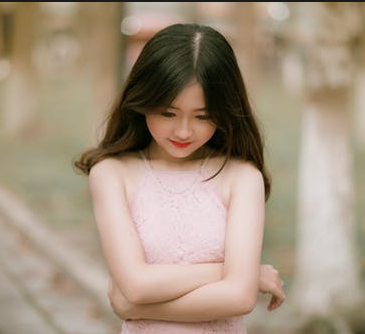
//> input picture project_code/images/test.png, 365 x 334 px
$ ./VC_FANFUHAN_OPENCV018   (built with g++ and OpenCV 4)
//> lines starting //> are read from the running program, lines starting //| are printed output that depends on the picture; after the words box and inside, x2 and y2 are one past the last pixel; in counts of white or black regions, pixels touching at a corner belong together
### project_code/VC_FANFUHAN_OPENCV/VC_FANFUHAN_OPENCV018/stdafx.h
// stdafx.h : 可在此標頭檔中包含標準的系統 Include 檔，
// 或是經常使用卻很少變更的
// 專案專用 Include 檔案
//

#pragma once

#include "targetver.h"

#include <stdio.h>
#include <tchar.h>


// TODO:  在此參考您的程式所需要的其他標頭

### project_code/VC_FANFUHAN_OPENCV/VC_FANFUHAN_OPENCV018/VC_FANFUHAN_OPENCV018.cpp
// VC_FANFUHAN_OPENCV018.cpp : 定義主控台應用程式的進入點。
//
/*
// Debug | x32
通用屬性
| C/C++
|	| 一般
|		| 其他 Include 目錄 -> C:\opencv\build\include
|
| 連結器
| 	|一一般
|		|  其他程式庫目錄 -> C:\opencv\build\x64\vc15\lib
|
| 	|一輸入
|		| 其他相依性 -> opencv_world411d.lib;%(AdditionalDependencies)

// Releas | x64
組態屬性
| C/C++
|	| 一般
|		| 其他 Include 目錄 -> C:\opencv\build\include
|
| 連結器
| 	|一般
|		| 其他程式庫目錄 -> C:\opencv\build\x64\vc15\lib
|
| 	|一輸入
|		| 其他相依性 -> opencv_world411.lib;%(AdditionalDependencies)

*/
#include "stdafx.h"
#include <iostream>
#include <opencv2/opencv.hpp>
#include <opencv2/core/core.hpp>
#include <opencv2/highgui/highgui.hpp>

using namespace std;
using namespace cv;

void showHistogram(InputArray src, cv::String StrTitle);

void pause()
{
	printf("Press Enter key to continue...");
	fgetc(stdin);
}
int main()
{
	Mat src = imread("../../images/test.png");
//> src is the input picture: 334 rows x 365 cols, CV_8UC3; mean B, G, R 128.5, 147.9, 165.4
	if (src.empty())
	{
		cout << "could not load image.." << endl;
		pause();
		return -1;
	}
	else
	{
		imshow("input", src);
		showHistogram(src, "Histogram");
//> in showHistogram, `split(src, bgr_plane);`:
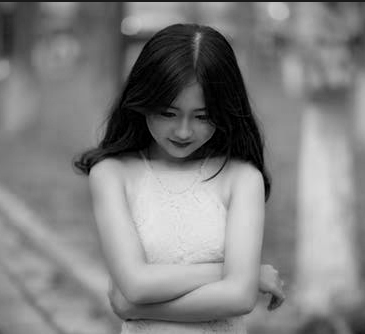
//> bgr_plane[0]: 334 rows x 365 cols, CV_8UC1; min 0, max 233, mean 128.5
//> in showHistogram, `split(src, bgr_plane);`:
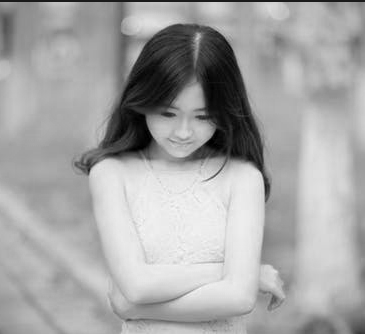
//> bgr_plane[2]: 334 rows x 365 cols, CV_8UC1; min 0, max 253, mean 165.4
//> in showHistogram, `calcHist(&bgr_plane[0], 1, 0, Mat(), b_hist, 1, bins, ranges);`: b_hist = 256 values, max 1590 at index 134, min 0 at index 234, mean 476.2
//> in showHistogram, `calcHist(&bgr_plane[1], 1, 0, Mat(), g_hist, 1, bins, ranges);`: g_hist = 256 values, max 2069 at index 154, min 0 at index 230, mean 476.2
//> in showHistogram, `calcHist(&bgr_plane[2], 1, 0, Mat(), r_hist, 1, bins, ranges);`: r_hist = 256 values, max 2151 at index 175, min 0 at index 249, mean 476.2
//> in showHistogram, `normalize(b_hist, b_hist, 0, histImage.rows, NORM_MINMAX, -1);`: b_hist = 256 values, max 400 at index 134, min 0 at index 234, mean 119.8
//> in showHistogram, `normalize(g_hist, g_hist, 0, histImage.rows, NORM_MINMAX, -1);`: g_hist = 256 values, max 400 at index 154, min 0 at index 230, mean 92.07
//> in showHistogram, `normalize(r_hist, r_hist, 0, histImage.rows, NORM_MINMAX, -1);`: r_hist = 256 values, max 400 at index 175, min 0 at index 249, mean 88.56

		vector<Mat> mv; // mv用于存储图像分离后各通道像素
		split(src, mv);
		Mat B, G, R;
		equalizeHist(mv[0], B);
		equalizeHist(mv[1], G);
		equalizeHist(mv[2], R);
		vector<Mat> combined;
		combined.push_back(B);
		combined.push_back(G);
		combined.push_back(R);
		Mat dst_bgr;
		merge(combined, dst_bgr);
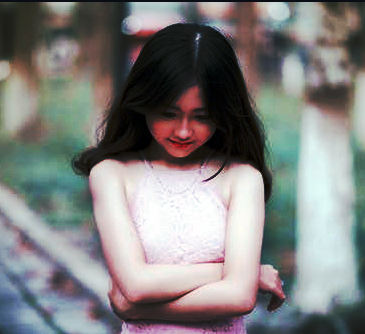
//> dst_bgr: 334 rows x 365 cols, CV_8UC3; mean B, G, R 127.2, 128.5, 128.6
		imshow("input_eq", dst_bgr);
		showHistogram(dst_bgr, "Histogram_eq");
//> call 2 of showHistogram, with StrTitle = "Histogram_eq"
//> in showHistogram (call 2), `calcHist(&bgr_plane[0], 1, 0, Mat(), b_hist, 1, bins, ranges);`: b_hist = 256 values, max 1590 at index 131, min 0 at index 4, mean 474.7
//> in showHistogram (call 2), `calcHist(&bgr_plane[1], 1, 0, Mat(), g_hist, 1, bins, ranges);`: g_hist = 256 values, max 2069 at index 115, min 0 at index 11, mean 474.8
//> in showHistogram (call 2), `calcHist(&bgr_plane[2], 1, 0, Mat(), r_hist, 1, bins, ranges);`: r_hist = 256 values, max 2151 at index 136, min 0 at index 48, mean 474
//> in showHistogram (call 2), `normalize(b_hist, b_hist, 0, histImage.rows, NORM_MINMAX, -1);`: b_hist = 256 values, max 400 at index 131, min 0 at index 4, mean 119.4
//> in showHistogram (call 2), `normalize(g_hist, g_hist, 0, histImage.rows, NORM_MINMAX, -1);`: g_hist = 256 values, max 400 at index 115, min 0 at index 11, mean 91.8
//> in showHistogram (call 2), `normalize(r_hist, r_hist, 0, histImage.rows, NORM_MINMAX, -1);`: r_hist = 256 values, max 400 at index 136, min 0 at index 48, mean 88.14
//> after the loop in showHistogram (call 2), `for (int i = 1; i < bins[0]; ++i)`:
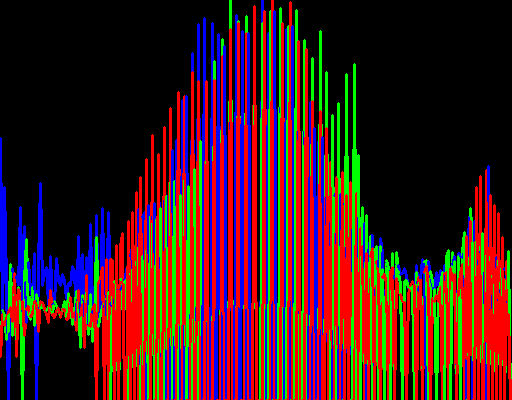
//> histImage: 400 rows x 512 cols, CV_8UC3; mean B, G, R 29.1, 29.1, 68.4

		Mat src_gray, dst_gray;
		cvtColor(src, src_gray, COLOR_BGR2GRAY);
		imshow("input_gray", src_gray);
		showHistogram(src_gray, "Histogram_gray");
//> call 3 of showHistogram, with StrTitle = "Histogram_gray"
//> in showHistogram (call 3), `calcHist(&gray_plane[0], 1, 0, Mat(), hist, 1, bins, ranges);`: hist = 256 values, max 2086 at index 159, min 0 at index 236, mean 476.2
//> in showHistogram (call 3), `normalize(hist, hist, 0, histImage.rows, NORM_MINMAX, -1);`: hist = 256 values, max 400 at index 159, min 0 at index 236, mean 91.32
//> after the loop in showHistogram (call 3), `for (int i = 1; i < bins[0]; ++i)`:
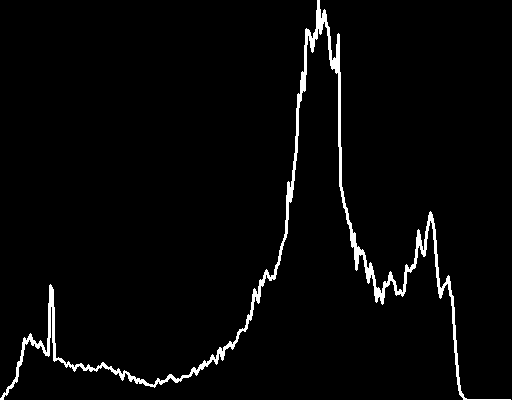
//> histImage: 400 rows x 512 cols, CV_8UC3; 2.9% white; 1 white region, box (x1, y1, x2, y2) and area: (0, 0, 511, 400) 5882

		equalizeHist(src_gray, dst_gray);
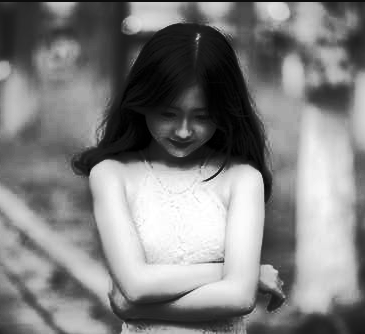
//> dst_gray: 334 rows x 365 cols, CV_8UC1; min 0, max 255, mean 128.6
		imshow("input_gray_eq", dst_gray);
		showHistogram(dst_gray, "Histogram_gray_eq");
//> call 4 of showHistogram, with StrTitle = "Histogram_gray_eq"
//> in showHistogram (call 4), `calcHist(&gray_plane[0], 1, 0, Mat(), hist, 1, bins, ranges);`: hist = 256 values, max 2086 at index 129, min 0 at index 11, mean 474.7
//> in showHistogram (call 4), `normalize(hist, hist, 0, histImage.rows, NORM_MINMAX, -1);`: hist = 256 values, max 400 at index 129, min 0 at index 11, mean 91.03
//> after the loop in showHistogram (call 4), `for (int i = 1; i < bins[0]; ++i)`:
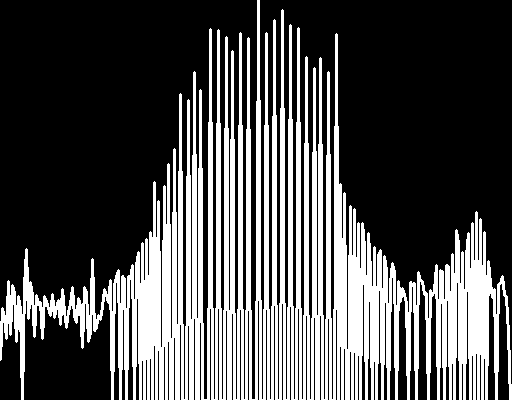
//> histImage: 400 rows x 512 cols, CV_8UC3; 31.8% white; 1 white region, box (x1, y1, x2, y2) and area: (0, 0, 512, 400) 65094

		waitKey(0);
	}

	return 0;
}
void showHistogram(InputArray src, cv::String StrTitle)
{
	bool blnGray = false;
	if (src.channels() == 1)
	{
		blnGray = true;
	}

	// 三通道/單通道 直方圖 紀錄陣列
	vector<Mat> bgr_plane;
	vector<Mat> gray_plane;

	// 定义参数变量
	const int channels[1] = { 0 };
	const int bins[1] = { 256 };
	float hranges[2] = { 0, 255 };
	const float *ranges[1] = { hranges };
	Mat b_hist, g_hist, r_hist, hist;
	// 计算三通道直方图
	if (blnGray)
	{
		split(src, gray_plane);
		calcHist(&gray_plane[0], 1, 0, Mat(), hist, 1, bins, ranges);
	}
	else
	{
		split(src, bgr_plane);
		calcHist(&bgr_plane[0], 1, 0, Mat(), b_hist, 1, bins, ranges);
		calcHist(&bgr_plane[1], 1, 0, Mat(), g_hist, 1, bins, ranges);
		calcHist(&bgr_plane[2], 1, 0, Mat(), r_hist, 1, bins, ranges);
	}

	/*
	* 显示直方图
	*/
	int hist_w = 512;
	int hist_h = 400;
	int bin_w = cvRound((double)hist_w / bins[0]);
	Mat histImage = Mat::zeros(hist_h, hist_w, CV_8UC3);
	// 归一化直方图数据
	if (blnGray)
	{
		normalize(hist, hist, 0, histImage.rows, NORM_MINMAX, -1);
	}
	else
	{
		normalize(b_hist, b_hist, 0, histImage.rows, NORM_MINMAX, -1);
		normalize(g_hist, g_hist, 0, histImage.rows, NORM_MINMAX, -1);
		normalize(r_hist, r_hist, 0, histImage.rows, NORM_MINMAX, -1);
	}

	// 绘制直方图曲线
	for (int i = 1; i < bins[0]; ++i)
	{
		if (blnGray)
		{
			line(histImage, Point(bin_w * (i - 1), hist_h - cvRound(hist.at<float>(i - 1))),
				Point(bin_w * (i), hist_h - cvRound(hist.at<float>(i))), Scalar(255, 255, 255),
				2, 8, 0);
		}
		else
		{
			line(histImage, Point(bin_w * (i - 1), hist_h - cvRound(b_hist.at<float>(i - 1))),
				Point(bin_w * (i), hist_h - cvRound(b_hist.at<float>(i))), Scalar(255, 0, 0),
				2, 8, 0);
			line(histImage, Point(bin_w * (i - 1), hist_h - cvRound(g_hist.at<float>(i - 1))),
				Point(bin_w * (i), hist_h - cvRound(g_hist.at<float>(i))), Scalar(0, 255, 0),
				2, 8, 0);
			line(histImage, Point(bin_w * (i - 1), hist_h - cvRound(r_hist.at<float>(i - 1))),
				Point(bin_w * (i), hist_h - cvRound(r_hist.at<float>(i))), Scalar(0, 0, 255),
				2, 8, 0);
		}


	}
	imshow(StrTitle, histImage);
}

$ run again, with project_code/images/basketball1.png copied over project_code/images/test.png
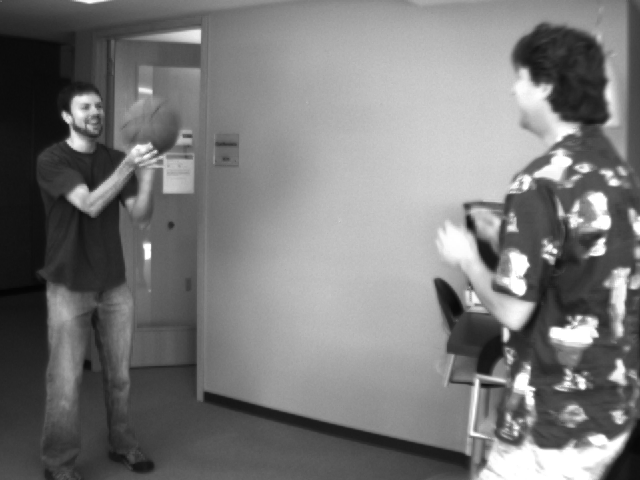
//> input picture project_code/images/basketball1.png, 640 x 480 px
//> src is the input picture: 480 rows x 640 cols, CV_8UC3; min 4, max 255, mean 120.3
//> in showHistogram, `calcHist(&bgr_plane[0], 1, 0, Mat(), b_hist, 1, bins, ranges);`: b_hist = 256 values, max 2386 at index 191, min 0 at index 0, mean 1183.2
//> in showHistogram, `calcHist(&bgr_plane[1], 1, 0, Mat(), g_hist, 1, bins, ranges);`: g_hist has the same summary as b_hist
//> in showHistogram, `calcHist(&bgr_plane[2], 1, 0, Mat(), r_hist, 1, bins, ranges);`: r_hist has the same summary as b_hist
//> in showHistogram, `normalize(b_hist, b_hist, 0, histImage.rows, NORM_MINMAX, -1);`: b_hist = 256 values, max 400 at index 191, min 0 at index 0, mean 198.4
//> in showHistogram, `normalize(g_hist, g_hist, 0, histImage.rows, NORM_MINMAX, -1);`: g_hist has the same summary as b_hist
//> in showHistogram, `normalize(r_hist, r_hist, 0, histImage.rows, NORM_MINMAX, -1);`: r_hist has the same summary as b_hist
//> in showHistogram (call 3), `calcHist(&gray_plane[0], 1, 0, Mat(), hist, 1, bins, ranges);`: hist = 256 values, max 2386 at index 191, min 0 at index 0, mean 1183.2
//> in showHistogram (call 3), `normalize(hist, hist, 0, histImage.rows, NORM_MINMAX, -1);`: hist has the same summary as b_hist
//> after the loop in showHistogram (call 3), `for (int i = 1; i < bins[0]; ++i)`:
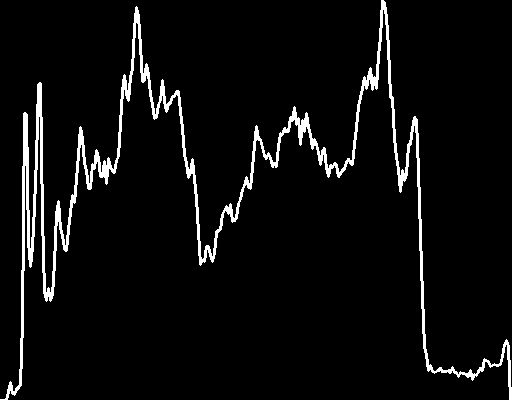
//> histImage: 400 rows x 512 cols, CV_8UC3; 5% white; 1 white region, box (x1, y1, x2, y2) and area: (0, 0, 512, 400) 10291
//> in showHistogram (call 4), `calcHist(&gray_plane[0], 1, 0, Mat(), hist, 1, bins, ranges);`: hist = 256 values, max 2649 at index 4, min 0 at index 3, mean 1183.2
//> in showHistogram (call 4), `normalize(hist, hist, 0, histImage.rows, NORM_MINMAX, -1);`: hist = 256 values, max 400 at index 4, min 0 at index 3, mean 178.7
//> after the loop in showHistogram (call 4), `for (int i = 1; i < bins[0]; ++i)`:
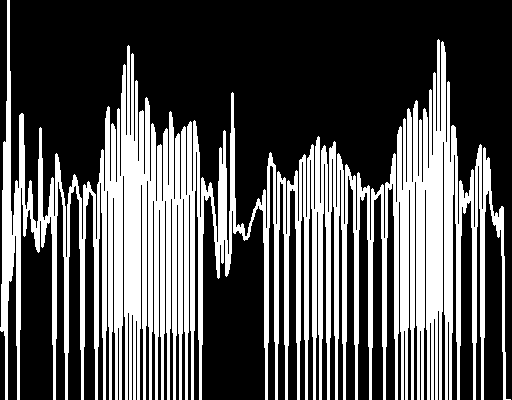
//> histImage: 400 rows x 512 cols, CV_8UC3; 33.6% white; 1 white region, box (x1, y1, x2, y2) and area: (0, 0, 511, 400) 68795
